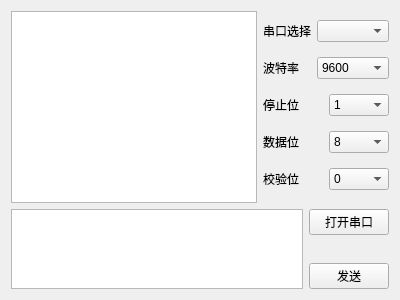
<?xml version="1.0" encoding="UTF-8"?>
<ui version="4.0">
 <class>Widget</class>
 <widget class="QWidget" name="Widget">
  <property name="geometry">
   <rect>
    <x>0</x>
    <y>0</y>
    <width>400</width>
    <height>300</height>
   </rect>
  </property>
  <property name="windowTitle">
   <string>Widget</string>
  </property>
  <layout class="QGridLayout" name="gridLayout">
   <item row="0" column="0">
    <layout class="QHBoxLayout" name="horizontalLayout_7">
     <item>
      <widget class="QTextEdit" name="textEdit"/>
     </item>
     <item>
      <layout class="QVBoxLayout" name="verticalLayout">
       <item>
        <layout class="QHBoxLayout" name="horizontalLayout">
         <item>
          <widget class="QLabel" name="label">
           <property name="text">
            <string>串口选择</string>
           </property>
          </widget>
         </item>
         <item>
          <widget class="QComboBox" name="PortBox"/>
         </item>
        </layout>
       </item>
       <item>
        <layout class="QHBoxLayout" name="horizontalLayout_2">
         <item>
          <widget class="QLabel" name="label_2">
           <property name="text">
            <string>波特率</string>
           </property>
          </widget>
         </item>
         <item>
          <widget class="QComboBox" name="BaudBox">
           <item>
            <property name="text">
             <string>9600</string>
            </property>
           </item>
           <item>
            <property name="text">
             <string>19200</string>
            </property>
           </item>
           <item>
            <property name="text">
             <string>38400</string>
            </property>
           </item>
           <item>
            <property name="text">
             <string>57600</string>
            </property>
           </item>
           <item>
            <property name="text">
             <string>115200</string>
            </property>
           </item>
          </widget>
         </item>
        </layout>
       </item>
       <item>
        <layout class="QHBoxLayout" name="horizontalLayout_3">
         <item>
          <widget class="QLabel" name="label_3">
           <property name="text">
            <string>停止位</string>
           </property>
          </widget>
         </item>
         <item>
          <widget class="QComboBox" name="StopBox">
           <item>
            <property name="text">
             <string>1</string>
            </property>
           </item>
           <item>
            <property name="text">
             <string>1.5</string>
            </property>
           </item>
           <item>
            <property name="text">
             <string>2</string>
            </property>
           </item>
          </widget>
         </item>
        </layout>
       </item>
       <item>
        <layout class="QHBoxLayout" name="horizontalLayout_4">
         <item>
          <widget class="QLabel" name="label_4">
           <property name="text">
            <string>数据位</string>
           </property>
          </widget>
         </item>
         <item>
          <widget class="QComboBox" name="BitBox">
           <item>
            <property name="text">
             <string>8</string>
            </property>
           </item>
           <item>
            <property name="text">
             <string>7</string>
            </property>
           </item>
           <item>
            <property name="text">
             <string>6</string>
            </property>
           </item>
           <item>
            <property name="text">
             <string>5</string>
            </property>
           </item>
          </widget>
         </item>
        </layout>
       </item>
       <item>
        <layout class="QHBoxLayout" name="horizontalLayout_5">
         <item>
          <widget class="QLabel" name="label_5">
           <property name="text">
            <string>校验位</string>
           </property>
          </widget>
         </item>
         <item>
          <widget class="QComboBox" name="ParityBox">
           <item>
            <property name="text">
             <string>0</string>
            </property>
           </item>
           <item>
            <property name="text">
             <string>1</string>
            </property>
           </item>
          </widget>
         </item>
        </layout>
       </item>
      </layout>
     </item>
    </layout>
   </item>
   <item row="1" column="0">
    <layout class="QHBoxLayout" name="horizontalLayout_6">
     <item>
      <widget class="QTextEdit" name="textEdit_2">
       <property name="maximumSize">
        <size>
         <width>16777215</width>
         <height>80</height>
        </size>
       </property>
      </widget>
     </item>
     <item>
      <layout class="QVBoxLayout" name="verticalLayout_2">
       <item>
        <widget class="QPushButton" name="OpenSerialButton">
         <property name="text">
          <string>打开串口</string>
         </property>
        </widget>
       </item>
       <item>
        <spacer name="verticalSpacer">
         <property name="orientation">
          <enum>Qt::Vertical</enum>
         </property>
         <property name="sizeHint" stdset="0">
          <size>
           <width>20</width>
           <height>20</height>
          </size>
         </property>
        </spacer>
       </item>
       <item>
        <widget class="QPushButton" name="SendButton">
         <property name="text">
          <string>发送</string>
         </property>
        </widget>
       </item>
      </layout>
     </item>
    </layout>
   </item>
  </layout>
 </widget>
 <layoutdefault spacing="6" margin="11"/>
 <resources/>
 <connections/>
</ui>
